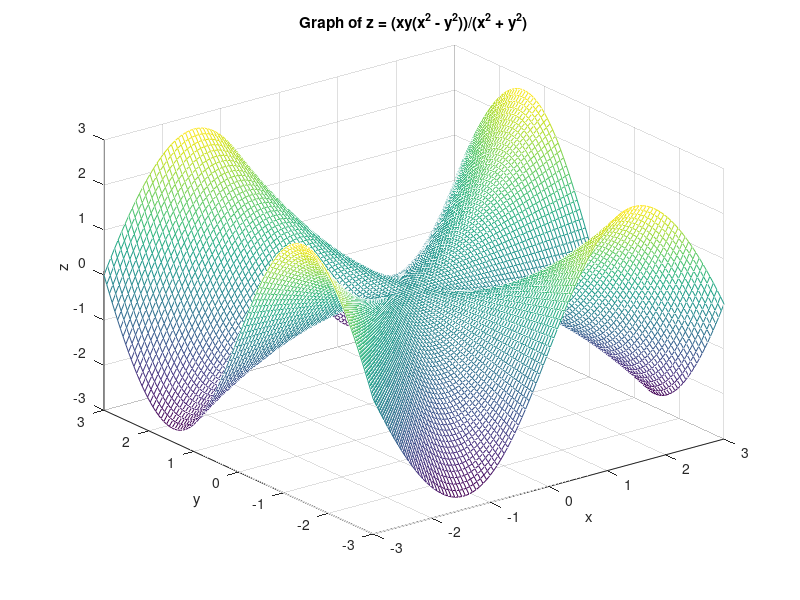

Source code (MATLAB):
clc, clearvars, close all

% % Create a meshgrid of x and y values
% [x, y] = meshgrid(-3:0.1:3);

% % Calculate the z values
% z = (x.*y.*(x.^2 - y.^2)) ./ ((x.^2) + (y.^2));

% % Plot the surface
% figure;
% mesh(x, y, z);

% % Set the axis labels and title
% xlabel('x');
% ylabel('y');
% zlabel('z');
% title('Graph of z = (xy((x^2) - (y^2)))/((x^2) + (y^2))');

% % Set the axis limits
% xlim([-3 3]);
% ylim([-3 3]);


% Define the range for x and y
x = linspace(-3, 3, 100);
y = linspace(-3, 3, 100);

% Create a grid of x and y values
[X, Y] = meshgrid(x, y);

% Calculate the values of the function
Z = (X .* Y .* (X.^2 - Y.^2)) ./ (X.^2 + Y.^2);

% Create the graph
figure;
mesh(X, Y, Z);
title('Graph of z = (xy(x^2 - y^2))/(x^2 + y^2)');
xlabel('x');
ylabel('y');
zlabel('z');
